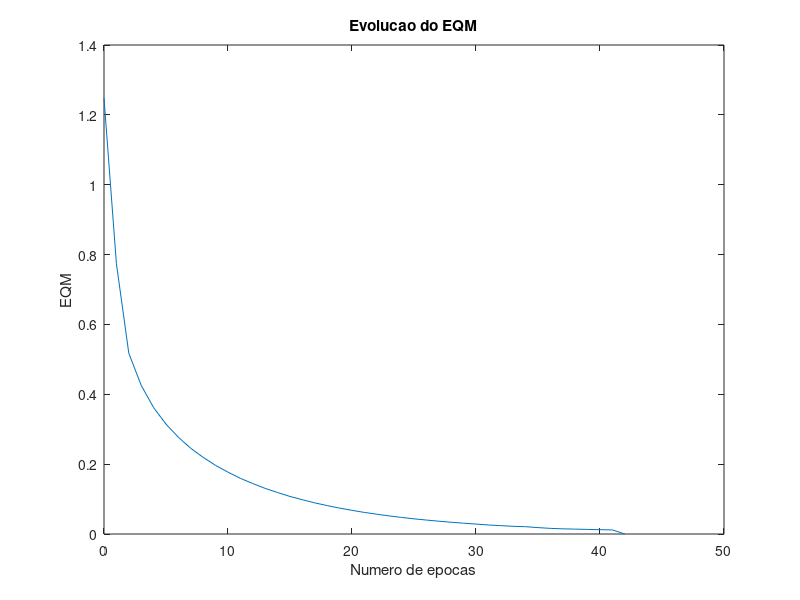

The MATLAB script that drew this image:
%************************************************************************
% Universidade de São Paulo 
% Saida deve ser codificada em -1, 1
% X - Entrada (Nxne)
% d - Saida desejada (Nxns)
% N - numero de instâncias
% ne - numero de entradas
% ns - numero de saidas
% Exemplo
        X = [0 0; 0 1; 1 0; 1 1]
        d = [ -1; -1; -1; 1]
%        W=perceptron(X,d)
% ***********************************************************************

 %data=load('iris.txt');
 %X=data(:,1:4);

function W=perceptron(X,d)

N=size(X,1);     % numero de exemplos
X=[ones(N,1),X]; % adciona o termo de bias
ne=size(X,2);    % numero de entradas
ns=size(d,2);    % numero de saidas
W = rand(ns,ne)/5; %inicializa os pesos
Y=calc_saida(X,W);  %calcula a saida do perceptron
erro = Y - d; % calcula o erro
EQM = 1/N*sum(sum(erro.*erro)); %Erro quadratico médico
nit = 0;
nitmax = 10000;
vet_erro=EQM;
while EQM > 1e-6 & nit<nitmax
    nit = nit + 1;
    dJdW = calc_grad(X,d,W,N);
    dir = -dJdW;
    alfa=calc_alfa(X,d,W,dir,N);
    W = W + alfa*dir;
    Y=calc_saida(X,W);
    erro = Y - d;
    EQM = 1/N*sum(sum(erro.*erro));
    vet_erro=[vet_erro;EQM];
end
%plot(0:nit,vet_erro,'linewidth',2)
plot(0:nit,vet_erro);
xlabel('Numero de epocas');
ylabel('EQM');
title ('Evolucao do EQM');
end

function clasificar_tipos(X)
  numeroColunas = size(X,2)
  numeroTotal = size(X,1);
  indice = 0;
  tipoLista = []
  
  while indice < numeroTotal
    indice = indice + 1;
    tipo = [X(indice, numeroColunas)];
    j = 0
    valorExistente = false
    while j<size(tipoLista, 2)
      j = j+1
      if tipoLista(j) == tipo
        valorExistente = true
      end  
    end
    
    if !valorExistente
      tipoLista = [tipoLista, tipo]
    end
  end
end 

function [X]=carregaDataSet()
 data=load('dataSetIrisTiposClassified.txt');
 X=data(:,1:5);
end

function oneVsOne()
 IRIS_SETOSA = 1;
 IRIS_VERSICOLOR = 2;
 IRIS_VIRGINICA = 3;  
 
 X = carregaDataSet();
 
 matriz_setosa = seleciona_dataset_por_tipo(IRIS_SETOSA, X);
 matriz_versicolor = seleciona_dataset_por_tipo(IRIS_VERSICOLOR, X);
 matriz_virginica = seleciona_dataset_por_tipo(IRIS_VIRGINICA, X);
 
 setosa_vs_versicolor = matriz_a_vs_matriz_b(matriz_setosa, matriz_versicolor);
 setosa_vs_virginica = matriz_a_vs_matriz_b(matriz_setosa, matriz_virginica);
 versicolor_vs_virginica = matriz_a_vs_matriz_b(matriz_versicolor, matriz_virginica);
  
 %############################### SETOSA VS VERSICOLOR ###############################(INICIO)
 printf(" SETOSA vc VERSICOLOR ");
 [setosa_vs_versicolor_treino, setosa_validacao, versicolor_validacao]=obtem_treino_validacao(setosa_vs_versicolor);
  
 resultado_setosa_validacao = predicit_one(setosa_vs_versicolor_treino(:,1:4),setosa_vs_versicolor_treino(:,6), setosa_validacao(:,1:4));
 taxa_acerto_setosa_validacao = validacao_resultado(resultado_setosa_validacao, 1);
 printf("SETOSA - Foram executados %d testes de validacao com taxa de %d%% acerto", size(setosa_validacao,1), taxa_acerto_setosa_validacao);
 
 resultado_versicolor_validacao = predicit_one(setosa_vs_versicolor_treino(:,1:4),setosa_vs_versicolor_treino(:,6), versicolor_validacao(:,1:4));
 taxa_acerto_versicolor_validacao = validacao_resultado(resultado_versicolor_validacao, -1);
 printf("VERSICOLOR - Foram executados %d testes de validacao com taxa de %d%% acerto", size(versicolor_validacao,1), taxa_acerto_versicolor_validacao);
 
 %############################### SETOSA VS VERSICOLOR ###############################(FIM)

 %############################### SETOSA VS VIRGINICA ###############################(INICIO)
 printf(" SETOSA VS VIRGINICA ");
 [setosa_vs_virginica_treino, setosa_validacao, virginica_validacao]=obtem_treino_validacao(setosa_vs_virginica);
 
 resultado_setosa_validacao = predicit_one(setosa_vs_virginica_treino(:,1:4),setosa_vs_virginica_treino(:,6), setosa_validacao(:,1:4));
 taxa_acerto_setosa_validacao = validacao_resultado(resultado_setosa_validacao, 1);
 printf("SETOSA - Foram executados %d testes de validacao com Setosa, com taxa de %d%% acerto", size(setosa_validacao,1), taxa_acerto_setosa_validacao);
 
 resultado_virginica_validacao = predicit_one(setosa_vs_virginica_treino(:,1:4),setosa_vs_virginica_treino(:,6), virginica_validacao(:,1:4));
 taxa_acerto_virginica_validacao = validacao_resultado(resultado_virginica_validacao, -1);
 printf("VIRGINICA - Foram executados %d testes de validacao com taxa de %d%% acerto", size(virginica_validacao,1), taxa_acerto_virginica_validacao);
 
 %############################### SETOSA VS VIRGINICA ###############################(FIM)
 
 %############################### VERSICOLOR VS VIRGINICA ###############################(INICIO)
 printf(" VERSICOLOR VS VIRGINICA ");
 [versicolor_vs_virginica_treino, versicolor_validacao, virginica_validacao]=obtem_treino_validacao(versicolor_vs_virginica);
 
 resultado_versicolor_validacao = predicit_one(versicolor_vs_virginica_treino(:,1:4),versicolor_vs_virginica_treino(:,6), versicolor_validacao(:,1:4));
 taxa_acerto_versicolor_validacao = validacao_resultado(resultado_versicolor_validacao, 1);
 printf("VERSICOLOR - Foram executados %d testes de validacao com taxa de %d%% acerto", size(virginica_validacao,1), taxa_acerto_versicolor_validacao);
 
 resultado_virginica_validacao = predicit_one(versicolor_vs_virginica_treino(:,1:4),versicolor_vs_virginica_treino(:,6), virginica_validacao(:,1:4));
 taxa_acerto_virginica_validacao = validacao_resultado(resultado_virginica_validacao, -1);
 printf("VIRGINICA - Foram executados %d testes de validacao com taxa de %d%% acerto", size(virginica_validacao,1), taxa_acerto_virginica_validacao);
 
 %############################### VERSICOLOR VS VIRGINICA ###############################(FIM)
   
end  

function oneVsAll()
 IRIS_SETOSA = 1;
 IRIS_VERSICOLOR = 2;
 IRIS_VIRGINICA = 3;  
 
 X = carregaDataSet();
 
 matriz_setosa = seleciona_dataset_por_tipo(IRIS_SETOSA, X);
 matriz_versicolor = seleciona_dataset_por_tipo(IRIS_VERSICOLOR, X);
 matriz_virginica = seleciona_dataset_por_tipo(IRIS_VIRGINICA, X);
 
 setosa_vs_all = matriz_a_vs_matriz_b(matriz_setosa, [matriz_versicolor; matriz_virginica]);
 versicolor_vs_all = matriz_a_vs_matriz_b(matriz_versicolor, [matriz_setosa; matriz_virginica]);
 virginica_vs_all = matriz_a_vs_matriz_b(matriz_virginica, [matriz_setosa; matriz_versicolor]);
  
 %############################### SETOSA VS ALL ###############################(INICIO)
 printf(" SETOSA vc ALL ");
 [setosa_vs_all_treino, setosa_validacao, validacao_nao_setosa]=obtem_treino_validacao(setosa_vs_all);
  
 resultado_setosa_validacao = predicit_one(setosa_vs_all_treino(:,1:4),setosa_vs_all_treino(:,6), setosa_validacao(:,1:4));
 taxa_acerto_setosa_validacao = validacao_resultado(resultado_setosa_validacao, 1);
 printf("SETOSA - Foram executados %d testes de validacao com taxa de %d%% acerto", size(setosa_validacao,1), taxa_acerto_setosa_validacao);
 
 %############################### SETOSA VS ALL ###############################(FIM)

 %############################### VERSICOLOR VS ALL ###############################(INICIO)
 printf(" VERSICOLOR VS ALL");
 [versicolor_vs_all_treino, versicolor_validacao, validacao_nao_versicolor]=obtem_treino_validacao(versicolor_vs_all);
 
 resultado_versicolor_validacao = predicit_one(versicolor_vs_all_treino(:,1:4),versicolor_vs_all_treino(:,6), versicolor_validacao(:,1:4));
 taxa_acerto_versicolor_validacao = validacao_resultado(resultado_versicolor_validacao, 1);
 printf("VERSICOLOR - Foram executados %d testes de validacao com Setosa, com taxa de %d%% acerto", size(versicolor_validacao,1), taxa_acerto_versicolor_validacao);
 
 %############################### VERSICOLOR VS ALL ###############################(FIM)
 
 %############################### VIRGINICA VS ALL ###############################(INICIO)
 printf(" VIRGINICA VS ALL ");
 [virginica_vs_all_treino, virginica_validacao, validacao_nao_virginica]=obtem_treino_validacao(virginica_vs_all);
 
 resultado_virginica_validacao = predicit_one(virginica_vs_all_treino(:,1:4),virginica_vs_all_treino(:,6), virginica_validacao(:,1:4));
 taxa_acerto_virginica_validacao = validacao_resultado(resultado_virginica_validacao, 1);
 printf("VIRGINICA - Foram executados %d testes de validacao com taxa de %d%% acerto", size(virginica_validacao,1), taxa_acerto_virginica_validacao);
 
 %############################### VERSICOLOR VS VIRGINICA ###############################(FIM)
   
end  

function [taxa_acerto]=validacao_resultado(resultado, resultado_esperado)
   resultadoLista = resultado(:, size(resultado,2));
   
   numTotalItens = size(resultadoLista, 1);
   indice = 0;
   qtd_total_resultado = 0;
   while indice < numTotalItens
     indice += 1;
     if ceil(resultadoLista(indice)) == resultado_esperado
        qtd_total_resultado+= 1;
      end  
   end  
   
   qtd_resultado = size(resultado, 1);
   taxa_acerto = 0;
   
   if qtd_total_resultado == qtd_resultado
     taxa_acerto = 100;
   else
     taxa_acerto = qtd_total_resultado*100/qtd_resultado;
   end   
end  

function [matriz_final]=matriz_a_vs_matriz_b(ma, mb)
  ma_saida = define_saida_matriz(ma, 1);
  
  mb_saida = define_saida_matriz(mb, -1);
  matriz_final = [ma_saida; mb_saida];
end

function [data_set]=define_saida_matriz(X, saida)
  indice = 0;
  numLinhas = size(X,1);
  data_set = [];
  while indice < numLinhas
    indice = indice +1;
    data_set = [data_set; X(indice,:), saida];
  end
end  

function [matriz]=seleciona_dataset_por_tipo(tipo, dataSet)
  indice = 0;
  matriz = [];
  while indice < size(dataSet, 1)
    indice = indice + 1;
    valor = dataSet(indice,size(dataSet, 2));
    if valor == tipo
      matriz = [matriz; dataSet(indice,:)];
    end 
  end
end  

function [matrizTreino, matrizValidacaoPositiva, matrizValidacaoNegativa]=obtem_treino_validacao(X)
  matrizValoresPositivo = [];
  matrizValoresNegativos = [];
  numeroTreinoTotal = size(X,1);
  numeroColunasMatrizEntrada = size(X,2);
  
  indice = 0;
  
  while indice < numeroTreinoTotal
    indice = indice + 1;
    valorLinha = X(indice,:);
    resultadoTreino = valorLinha(numeroColunasMatrizEntrada);
    if (resultadoTreino == 1)
      matrizValoresPositivo = [matrizValoresPositivo; valorLinha];
    else 
      matrizValoresNegativos = [matrizValoresNegativos; valorLinha];
    end 
  end 
  
  numeroTreinoPositivo=size(matrizValoresPositivo,1);
  numTreino = 0;
  numTreino = numeroTreinoPositivo*0.6;
  
  numTreino = ceil(numTreino);
  numValidacao = numeroTreinoPositivo - numTreino;
  
  matrizTreino = matrizValoresPositivo(1:numTreino,:);
  matrizValidacaoPositiva = matrizValoresPositivo(1:numValidacao, :);
  matrizTreino = [matrizTreino;matrizValoresNegativos];
  matrizValidacaoNegativa = matrizValoresNegativos;
 
end

function R=predicit_one(X, d, Xv)
  W=perceptron(X,d);
  N=size(Xv,1);     % numero de exemplos
  Xv=[ones(N,1),Xv]; % adciona o termo de bias  
  R=calc_saida(Xv,W);
end

function dJdW=calc_grad(X,d,W,N)
Z=X*W';
Y= tanh(Z);
erro = Y -d;
dJdW = 1/N*((erro.*(1-Y.*Y))'*X);
end

function Y=calc_saida(X,W)
Z=X*W';
Y= tanh(Z);
end

function alfa=calc_alfa(X,d,W,dir,N)
alfa_l= 0;
alfa_u= rand;
Wnew = W + alfa_u*dir;
%*******************************************************
% calcula o alfa_u positivo
g=calc_grad(X,d,Wnew,N);
h=g(:)'*dir(:);
while h<0
    alfa_u = 2*alfa_u;
    Wnew = W + alfa_u*dir;
    g=calc_grad(X,d,Wnew,N);
    h=g(:)'*dir(:);
end
%**********************************************************
alfa_m = (alfa_l+alfa_u)/2;
k = ceil(log((alfa_u-alfa_l)/1.0e-5));
nit = 0;

while nit<k & abs(h)>1.0e-5
    Wnew = W + alfa_m*dir;
    g=calc_grad(X,d,Wnew,N);
    h=g(:)'*dir(:);
    if h>0
        alfa_u = alfa_m;
    else
        alfa_l = alfa_m;
    end
    alfa_m = (alfa_l+alfa_u)/2;
end
alfa = alfa_m;
end

W = perceptron(X,d)
